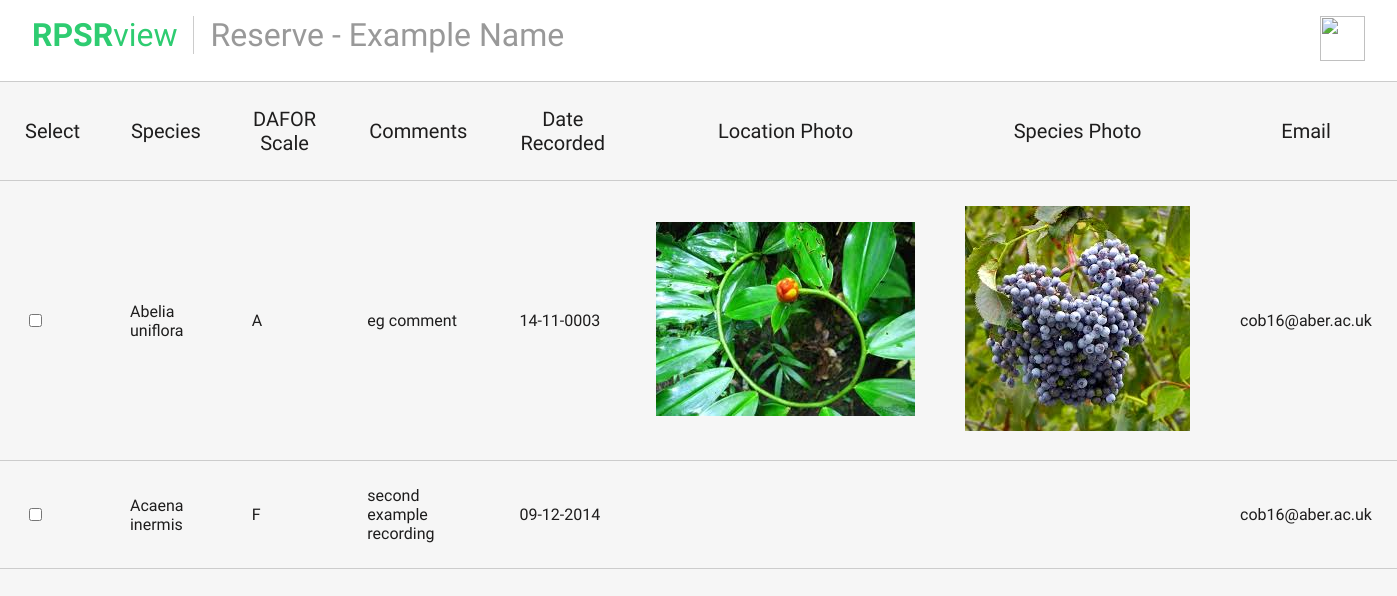
The page /RPSView/public_html/records.php?reserve=1 on the database as committed earlier.
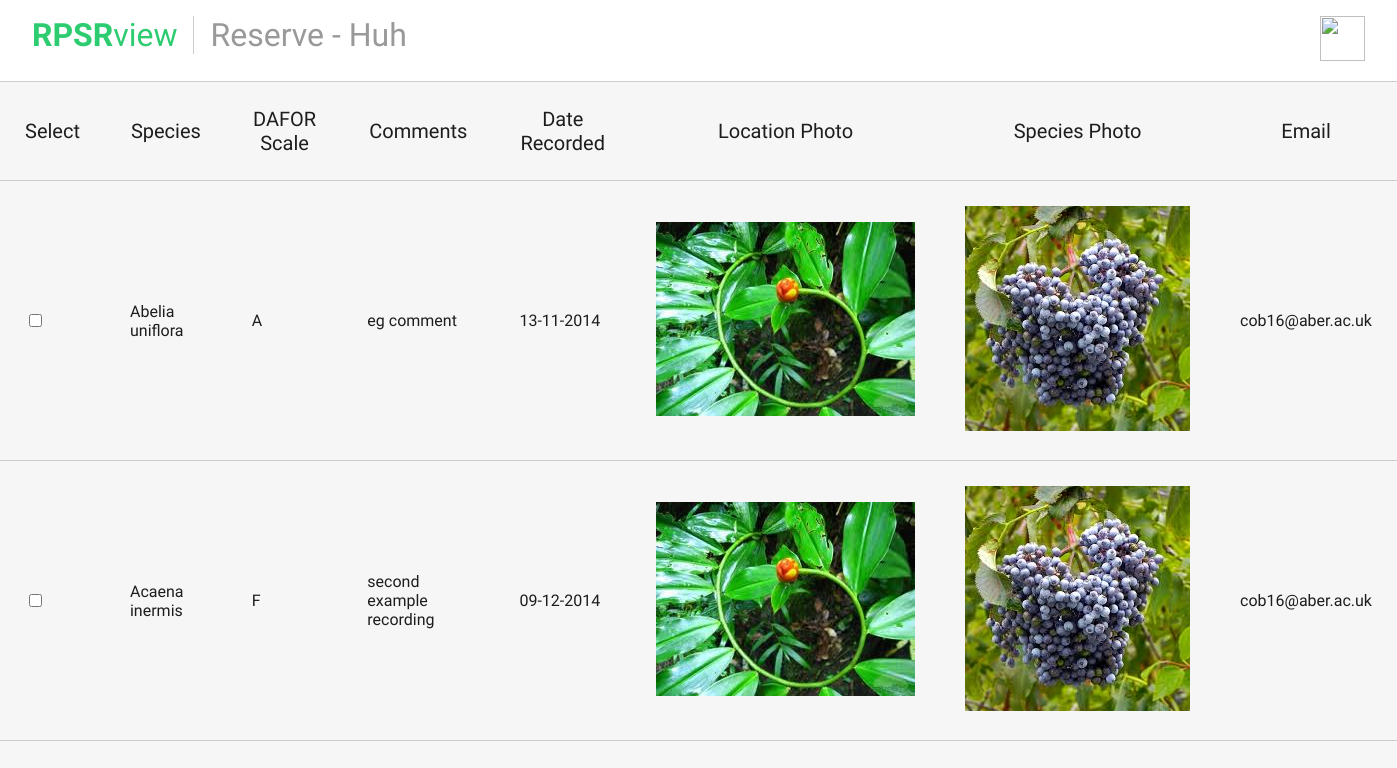
The same page on the database as committed later.
### tables this page shows
CREATE TABLE IF NOT EXISTS `Reserves` (
`reserve_ID` int(11) NOT NULL,
  `reserve_name` varchar(80) NOT NULL,
  `latitude` int(11) NOT NULL DEFAULT '0',
  `longitude` int(11) NOT NULL DEFAULT '0'
);

CREATE TABLE IF NOT EXISTS `Recordings` (
`ID` int(11) NOT NULL,
  `species` int(11) NOT NULL,
  `DAFOR` char(1) NOT NULL,
  `comments` text,
  `date_recorded` date NOT NULL,
  `photo_path_general` text NOT NULL,
  `photo_path_species` text NOT NULL,
  `Email` varchar(80) NOT NULL,
  `reserve_name` int(11) NOT NULL
);

CREATE TABLE IF NOT EXISTS `Species` (
`species_id` int(11) NOT NULL,
  `Species` varchar(82) NOT NULL,
  `Common Name` varchar(33) DEFAULT NULL
);

### RPSView/public_html/records.php (the view, shortened to what this page needs)
<!DOCTYPE html>
<html>
<head>
		<link rel="stylesheet" type="text/css" href="style221.css" />
</head>
<body>
		<?php
		$reserve_name = (int) $_GET["reserve"];
		$host = 'localhost';
		$user = 'tkek';
		$pass = 'topkek3';
		$database = 'cb-group-project';
		$conn = new mysqli($host, $user, $pass, $database);
		if(!$conn->connect_errno > 0){
			$res = <<<SQL
			SELECT *
			FROM `Recordings`
			WHERE $reserve_name = reserve_name
SQL;
			$dopefish = <<<SQL
			SELECT *
			FROM `Species`
SQL;
			$fishsticks = <<<SQL
			SELECT *
			FROM `Reserves`
SQL;
			if(!$res = $conn->query($res)){
				die('There was an error running the query :)');
			}
			if(!$fishsticks = $conn->query($fishsticks)) {
				die('there was an error running the query :(');
			}
			if(!$dopefish = $conn->query($dopefish)) {
				die('there was an error running the query :(');
			}
		echo '<div class="header">';
			echo '<h1><a href="https://cormacbrady.info/~tkek"><strong>RPSR</strong>view</a></h1>';
			while ($b = $fishsticks->fetch_assoc()) {
						if ($reserve_name == $b["reserve_ID"]) {
							echo '<p>Reserve - ' . ucwords($b["reserve_name"]) . '</p>';
						}
					}
			echo '<a class="gitlogo" href="https://github.com/cob16/cs-221-group-project"> <img src="https://assets-cdn.github.com/images/modules/logos_page/GitHub-Mark.png" height="45" width="45"></a>';
		echo '</div>';
		echo '<div class="container">';
			echo '<table cellpadding="25">';
			echo '<thead>';
			echo '<tr>';
			echo '<th>Select</th>';
			echo '<th>Species</th>';
			echo '<th>DAFOR Scale</th>';
			echo '<th>Comments</th>';
			echo '<th>Date Recorded</th>';
			echo '<th>Location Photo</th>';
			echo '<th>Species Photo</th>';
			echo '<th>Email</th>';
			echo '</tr>';
			while ($a = $res->fetch_assoc()) {
				echo '<tr>';
				echo '<td><input type="checkbox"></td>';
				 $specNumber = $a["species"];
				 while ($c = $dopefish->fetch_assoc()) {
				 	if ($specNumber == $c["species_id"]) {
				 		echo '<td>' . $c["Species"] . '</td>';
				 		break;
				 	}
				 }
				echo '<td>' . $a["DAFOR"] . '</td>';
				echo '<td>' . $a["comments"] . '</td>';
				$fixedDate = date("d-m-Y", strtotime($a["date_recorded"]));
				echo '<td>' . $fixedDate . '</td>';
				echo '<td><img src="' . $a["photo_path_general"] . '"></td>';
				echo '<td><img src="' . $a["photo_path_species"] . '"</td>';
				echo '<td>' . $a["Email"] . '</td>';
				echo '</tr>';
			}
			echo '</table>';
		}
		else
		{
			echo "connection error";
		}
		?>
</div>
</body>
</html>

### RPSView/public_html/style221.css (style rules this page uses)
body { font-family: 'Source Sans Pro', sans-serif; background-color: #F6F6F6; margin-left: 0%; margin-right: 0%; margin-top: 0; }
a { color: #2ecc71; text-decoration: none; }
.header { background: #fff; border-bottom: 1px solid #ccc; padding: 1rem 2rem; text-align: center; overflow: hidden; }
.header h1, .header p { margin: 0; font-size: 2rem; float: left; font-weight: 300; }
.header p { color: #999; font-weight: 300; margin-left: 1rem; padding-left: 1rem; border-left: 1px solid #ccc; }
.gitlogo { float: right; }
table { border-collapse: collapse; margin: 0 auto; }
table td { border-top: solid #ccc; border-width: 1px; border-bottom: solid #ccc; border-width: 1px; overflow: hidden; color: #1e1d1d; font-weight: 300; }
table th { color: #1e1d1d; font-weight: 400; font-size: 1.25rem; }

Rows that differ between the two databases and show on the page:
changed reserves: reserve_name "Example Name" → "Huh"
changed recordings "eg comment": date_recorded "14-11-0003" → "13-11-2014"
changed recordings "second example recording": photo_path_general: picture added; photo_path_species: picture added
